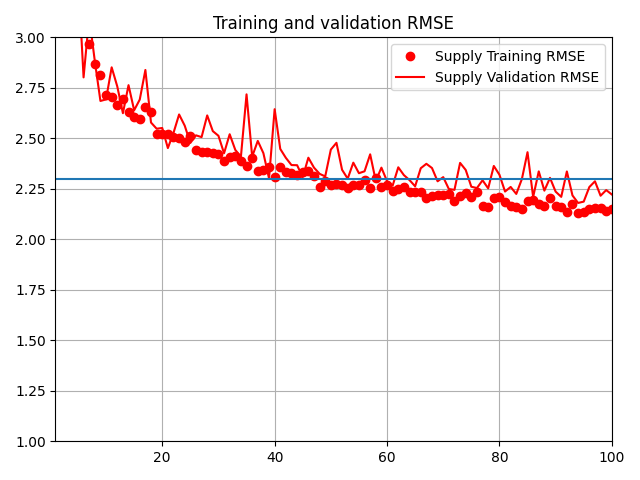

This chart was generated by the following Python code:
import numpy as np
import tensorflow as tf
from tensorflow.keras.layers import Permute, Dense, TimeDistributed, Conv2D, MaxPooling2D, Multiply, Dropout, Flatten, Reshape, \
    LSTM, UpSampling2D, concatenate
from tensorflow.keras import Input, Model
from tensorflow.keras import backend as K
import matplotlib.pyplot as plt


from keras.utils import plot_model


def rmse(y_true, y_pred):
    return K.sqrt(K.mean(K.square(y_pred - y_true), axis=-1))


def attention_3d_block(inputs):
    a = Permute((2, 1))(inputs)
    a = Dense(3, activation='softmax')(a)
    a_probs = Permute((2, 1))(a)
    output_attention_mul = Multiply()([inputs, a_probs])
    return output_attention_mul


def main_task(inputs, name):
    decode = Dense(dim)(inputs)
    decode = Reshape((4, 4, 16))(decode)
    decode = UpSampling2D((2, 2))(decode)
    decode = Conv2D(8, (3, 3), padding='same')(decode)
    decode = UpSampling2D((2, 2))(decode)
    decoder_output = Conv2D(1, (3, 3), padding='same', name=name + '_output')(decode)
    return decoder_output


def encoder(inputs):
    encode = TimeDistributed(Conv2D(8, (3, 3), padding='same', activation='relu'))(inputs)
    encode = TimeDistributed(MaxPooling2D(pool_size=(2, 2)))(encode)
    encode = TimeDistributed(Conv2D(16, (3, 3), padding='same', activation='relu'))(encode)
    encode = TimeDistributed(MaxPooling2D(pool_size=(2, 2)))(encode)
    encode = Dropout(0.3)(encode)
    return encode


def aux_task(inputs, name):
    aux_predict = Reshape((4, 4, 16))(inputs)
    aux_predict = Conv2D(16, (3, 3), padding='same', activation='relu')(aux_predict)
    aux_predict = UpSampling2D((2, 2))(aux_predict)
    aux_predict = Conv2D(8, (3, 3), padding='same', activation='relu')(aux_predict)
    aux_predict = UpSampling2D((2, 2))(aux_predict)
    aux_predict = Conv2D(1, (3, 3), padding='same', activation='relu', name=name+'_auxiliary')(aux_predict)
    return aux_predict


[demandX_train, supplyX_train] = np.load('train.npz')['X']
[demandY_train, supplyY_train] = np.load('train.npz')['Y']
factor_train = np.load('train.npz')['factor']
demand_aux_train = np.load('train.npz')['auxiliary'][:, :, :, :1]
supply_aux_train = np.load('train.npz')['auxiliary'][:, :, :, 1:]
[demandX_test, supplyX_test] = np.load('test.npz')['X']
[demandY_test, supplyY_test] = np.load('test.npz')['Y']
factor_test = np.load('test.npz')['factor']
demand_aux_test = np.load('test.npz')['auxiliary'][:, :, :, :1]
supply_aux_test = np.load('test.npz')['auxiliary'][:, :, :, 1:]

timestep = 3
size = 16
dim = 4 * 4 * 16

input_demand = Input(shape=(None, size, size, 1))
demand_encoder = encoder(input_demand)
demand_reshape = TimeDistributed(Dropout(0.3))(demand_encoder)
demand_reshape = TimeDistributed(Flatten())(demand_reshape)
demand_reshape = Reshape((timestep, dim))(demand_reshape)

input_supply = Input(shape=(None, size, size, 1))
supply_encoder = encoder(input_supply)
supply_reshape = TimeDistributed(Dropout(0.3))(supply_encoder)
supply_reshape = TimeDistributed(Flatten())(supply_reshape)
supply_reshape = Reshape((timestep, dim))(supply_reshape)

demand_decoder = TimeDistributed(Conv2D(16, (3, 3), padding='same', activation='relu'))(demand_encoder)
demand_decoder = TimeDistributed(UpSampling2D((2, 2)))(demand_decoder)
demand_decoder = TimeDistributed(Conv2D(8, (3, 3), padding='same', activation='relu'))(demand_decoder)
demand_decoder = TimeDistributed(UpSampling2D((2, 2)))(demand_decoder)
demand_decoder = TimeDistributed(Conv2D(1, (3, 3), padding='same', activation='relu'))(demand_decoder)

supply_decoder = TimeDistributed(Conv2D(16, (3, 3), padding='same', activation='relu'))(supply_encoder)
supply_decoder = TimeDistributed(UpSampling2D((2, 2)))(supply_decoder)
supply_decoder = TimeDistributed(Conv2D(8, (3, 3), padding='same', activation='relu'))(supply_decoder)
supply_decoder = TimeDistributed(UpSampling2D((2, 2)))(supply_decoder)
supply_decoder = TimeDistributed(Conv2D(1, (3, 3), padding='same', activation='relu'))(supply_decoder)

combine_demand_supply = concatenate([demand_reshape, supply_reshape])
lstm = LSTM(dim, return_sequences=1, input_shape=(timestep, dim * 2))(combine_demand_supply)

input_aux = Input(shape=(size, size, 13))
aux_encode = Conv2D(16, (3, 3), padding='same', activation='relu')(input_aux)
aux_encode = MaxPooling2D(pool_size=(2, 2))(aux_encode)
aux_encode = Conv2D(32, (3, 3), padding='same', activation='relu')(aux_encode)
aux_encode = MaxPooling2D(pool_size=(2, 2))(aux_encode)
aux_decode = Conv2D(32, (3, 3), padding='same', activation='relu')(aux_encode)
aux_decode = UpSampling2D((2, 2))(aux_decode)
aux_decode = Conv2D(16, (3, 3), padding='same', activation='relu')(aux_decode)
aux_decode = UpSampling2D((2, 2))(aux_decode)
aux_decode = Conv2D(13, (3, 3), padding='same', activation='relu', name='autoencoder')(aux_decode)


aux_dim = 32*4*4
aux = Reshape((aux_dim,))(aux_encode)
"""
aux_demand = Dense(aux_dim)(aux)
aux_demand = Dense(dim)(aux_demand)
aux_demand = Dropout(0.5)(aux_demand)
aux_demand_predict = aux_task(aux_demand, 'demand')

"""
aux_supply = Dense(aux_dim)(aux)
aux_supply = Dense(dim)(aux_supply)
aux_supply = Dropout(0.5)(aux_supply)
aux_supply_predict = aux_task(aux_supply, 'supply')

"""
demand_attention = attention_3d_block(lstm)
demand_attention = Flatten()(demand_attention)
demand_attention = Dense(dim * 2)(demand_attention)
demand_combine = concatenate([demand_attention, aux_demand])
demand_combine = Dense(dim * 2)(demand_combine)
demand_predict = main_task(demand_combine, 'demand')

"""
supply_attention = attention_3d_block(lstm)
supply_attention = Flatten()(supply_attention)
supply_attention = Dense(dim * 2)(supply_attention)
supply_combine = concatenate([supply_attention, aux_supply])
supply_combine = Dense(dim * 2)(supply_combine)
supply_predict = main_task(supply_combine, 'supply')

model = Model(inputs=[input_demand, input_supply, input_aux],
              outputs=[supply_predict, aux_decode, aux_supply_predict, demand_decoder, supply_decoder])
model.compile(loss='mse',
              optimizer='adam',
              metrics=[rmse],
              loss_weights=[1, 2, 2, 0.25, 0.25])

print(model.summary())
#plot_model(model, to_file='model.png')

history = model.fit([demandX_train, supplyX_train, factor_train],
                    [supplyY_train, factor_train, supply_aux_train, demandX_train, supplyX_train],
                    batch_size=8,
                    epochs=100,
                    verbose=2,
                    validation_data=([demandX_test, supplyX_test, factor_test],
                                     [supplyY_test, factor_test, supply_aux_test, demandX_test, supplyX_test]))

#demand_rmse = history.history['demand_output_rmse']
#val_demand_rmse = history.history['val_demand_output_rmse']
supply_rmse = history.history['supply_output_rmse']
val_supply_rmse = history.history['val_supply_output_rmse']

loss = history.history['loss']
val_loss = history.history['val_loss']
epochs = range(1, len(loss) + 1)

#plt.plot(epochs, demand_rmse, 'bo', label='Demand Training RMSE')
#plt.plot(epochs, val_demand_rmse, 'b', label='Demand Validation RMSE')
plt.plot(epochs, supply_rmse, 'ro', label='Supply Training RMSE')
plt.plot(epochs, val_supply_rmse, 'r', label='Supply Validation RMSE')
plt.title('Training and validation RMSE')
plt.ylim(1, 3)
plt.xlim(1, epochs[-1])
plt.grid(1)
plt.axhline(2.3)
plt.legend()
plt.figure()

plt.plot(epochs, loss, 'bo', label='Training loss')
plt.plot(epochs, val_loss, 'b', label='Validation loss')
plt.title('Training and validation loss')
plt.legend()
plt.show()
